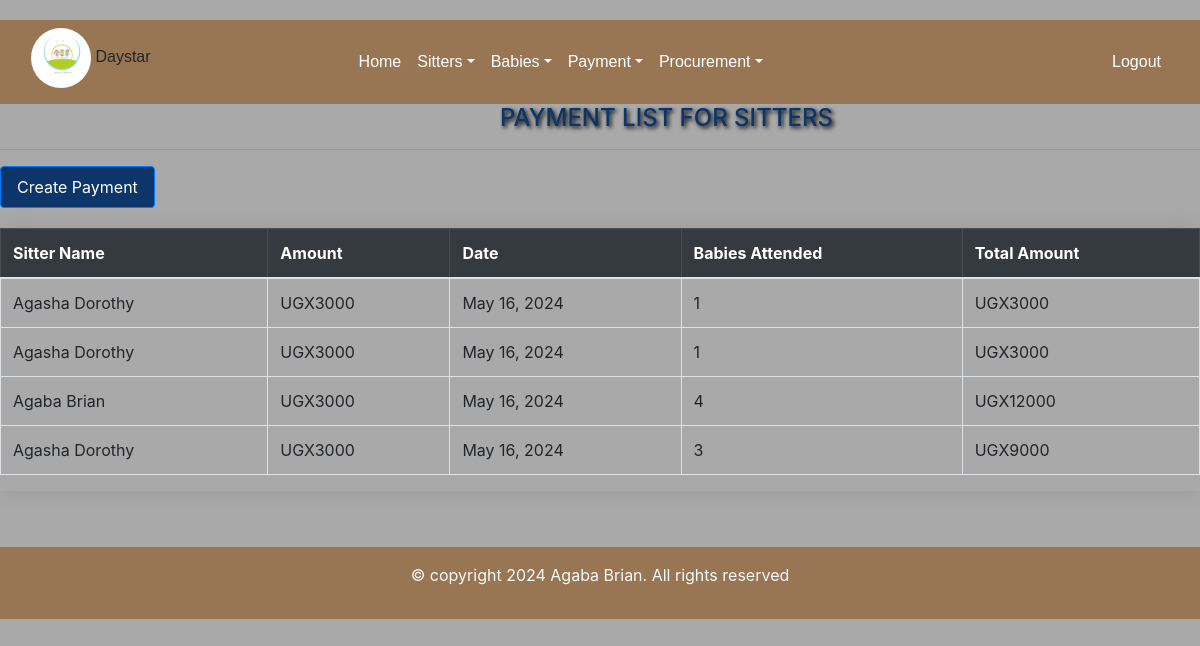
The app's page /payment_list/ with its own data.
### day/models.py (models this page shows, shortened)
class Sitterpayment(models.Model):
    sitter_name=models.ForeignKey(Sitter_arrival, on_delete=models.CASCADE)
    amount=models.IntegerField(default=3000)
    date=models.DateField(default=timezone.now)
    numbers_of_babies_attended_to=models.IntegerField(default=0)
    def total_amount(self):
        total= self.amount * self.numbers_of_babies_attended_to
        return int(total)

class Sitter_arrival(models.Model):
    sitter_name=models.ForeignKey(Sitterform, on_delete=models.CASCADE)
    sitter_number=models.CharField(max_length=100,unique=True)
    date_of_arrival=models.DateTimeField()
    Attendancestatus=models.CharField(choices=[('onduty', 'onduty')], max_length=100)
    created_at=models.DateTimeField(auto_now_add=True, null=True)
    def __str__(self):
        return str(self.sitter_name)

class Sitterform(models.Model):
    name=models.CharField(max_length=200)
    gender=models.CharField(choices=[('male', 'Male'),('Female', 'Female')], max_length=100)
    location=models.CharField(choices=[('kabalagala', 'kabalagala')], max_length=100)
    date_of_birth=models.DateField(default=timezone.now)
    next_of_kin=models.CharField( max_length=200)
    national_identification_number=models.CharField(max_length=200,validators=[NINvalidate])
    recommenders_name=models.CharField(max_length=200)
    religon=models.CharField(max_length=200,null=True, blank=True)
    level_of_education=models.CharField( choices=[('Diploma','Diploma'),('Highschool certificate','Highschool certificate'),('Others','Others')],max_length=200)
    sitter_number=models.CharField(unique=True,max_length=100)
    contacts=models.CharField(max_length=100,validators=[contactvalidate])
    date=models.DateField(default=timezone.now)
    def __str__(self):
        return self.name

### day/views.py (the view)
# urls.py: path('payment_list/', views.payment_list, name='payment_list'),
def payment_list(request):
  payments=Sitterpayment.objects.all().order_by('id')
  payment_filter=SitterpaymentFilter(request.GET,queryset=payments)
  payments=payment_filter.qs
  return render(request,'payment_list.html',{'payments':payments,'payment_filter':payment_filter})

### day/templates/payment_list.html (shortened to what this page needs)
{% extends 'base.html' %}
{% load static %}
{% block content%}
</head>
<body>
<h4 class="mb-3">PAYMENT LIST FOR SITTERS</h4><hr>
<a href="{% url 'create_payment' %}" class="btn btn-primary">Create Payment</a>
<div class="table-responsive">
    <table class="table table-bordered table-hover">
        <thead class="table-dark">
            <tr>
                <th scope="col"> Sitter Name</th>
                <th scope="col">Amount</th>
                <th scope="col">Date</th>
                <th scope="col">Babies Attended</th>
                <th scope="col">Total Amount</th>
        </thead>
        <tbody>
            {% for payment in payments %}
            <tr>
                <td>{{ payment.sitter_name}}</td>
                <td>UGX{{ payment.amount }}</td>
                <td>{{ payment.date }}</td>
                <td>{{ payment.numbers_of_babies_attended_to}}</td>
                <td>UGX{{ payment.total_amount}}</td>
            </tr>
            {% endfor %}
        </tbody>
    </table>
</div>
<br><br>
{% endblock %}

### day/templates/payment_list.html (style rules this page uses)
.table-responsive { box-shadow: 0 0 20px rgba(0, 0, 0, 0.1); margin-top: 20px; }
h4 { margin-left: 500px; color:#0C356A; text-shadow: 2px 2px 4px #000000; }
body { background-color: darkgray; margin-top: 20px; }
.btn-primary { background-color: #094f9f; }
.btn { background-color: #0c356a; color: white; transition: background-color 0.7s; text-decoration: none; padding: 8px 16px; border-radius: 4px; }

### records on screen
Sitterpayment: sitter_name "Agasha Dorothy", amount "3000", date "May 16, 2024", numbers_of_babies_attended_to "1", total_amount "3000"
Sitterpayment: sitter_name "Agasha Dorothy", amount "3000", date "May 16, 2024", numbers_of_babies_attended_to "1", total_amount "3000"
Sitterpayment: sitter_name "Agaba Brian", amount "3000", date "May 16, 2024", numbers_of_babies_attended_to "4", total_amount "12000"
Sitterpayment: sitter_name "Agasha Dorothy", amount "3000", date "May 16, 2024", numbers_of_babies_attended_to "3", total_amount "9000"
